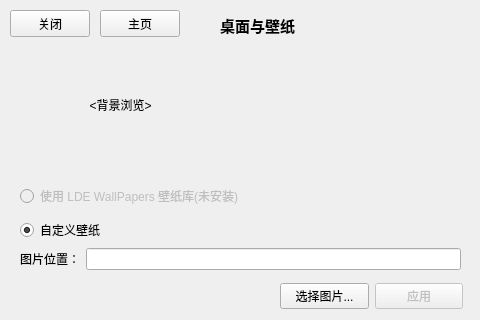
<?xml version="1.0" encoding="UTF-8"?>
<ui version="4.0">
 <class>Descc</class>
 <widget class="QWidget" name="Descc">
  <property name="geometry">
   <rect>
    <x>0</x>
    <y>0</y>
    <width>480</width>
    <height>320</height>
   </rect>
  </property>
  <property name="windowTitle">
   <string>Form</string>
  </property>
  <widget class="QPushButton" name="pushButton_2">
   <property name="geometry">
    <rect>
     <x>100</x>
     <y>10</y>
     <width>80</width>
     <height>27</height>
    </rect>
   </property>
   <property name="text">
    <string>主页</string>
   </property>
  </widget>
  <widget class="QLabel" name="label">
   <property name="geometry">
    <rect>
     <x>220</x>
     <y>10</y>
     <width>131</width>
     <height>31</height>
    </rect>
   </property>
   <property name="font">
    <font>
     <pointsize>11</pointsize>
     <weight>75</weight>
     <bold>true</bold>
    </font>
   </property>
   <property name="text">
    <string>桌面与壁纸</string>
   </property>
  </widget>
  <widget class="QPushButton" name="pushButton">
   <property name="geometry">
    <rect>
     <x>10</x>
     <y>10</y>
     <width>80</width>
     <height>27</height>
    </rect>
   </property>
   <property name="text">
    <string>关闭</string>
   </property>
  </widget>
  <widget class="QLabel" name="label_4">
   <property name="geometry">
    <rect>
     <x>20</x>
     <y>40</y>
     <width>201</width>
     <height>131</height>
    </rect>
   </property>
   <property name="text">
    <string>&lt;html&gt;&lt;head/&gt;&lt;body&gt;&lt;p align=&quot;center&quot;&gt;&amp;lt;背景浏览&amp;gt;&lt;/p&gt;&lt;/body&gt;&lt;/html&gt;</string>
   </property>
   <property name="scaledContents">
    <bool>true</bool>
   </property>
  </widget>
  <widget class="QWidget" name="layoutWidget1">
   <property name="geometry">
    <rect>
     <x>20</x>
     <y>180</y>
     <width>441</width>
     <height>95</height>
    </rect>
   </property>
   <layout class="QVBoxLayout" name="verticalLayout_2">
    <item>
     <widget class="QRadioButton" name="radioButton">
      <property name="enabled">
       <bool>false</bool>
      </property>
      <property name="text">
       <string>使用 LDE WallPapers 壁纸库(未安装)</string>
      </property>
     </widget>
    </item>
    <item>
     <layout class="QVBoxLayout" name="verticalLayout">
      <item>
       <widget class="QRadioButton" name="radioButton_2">
        <property name="text">
         <string>自定义壁纸</string>
        </property>
        <property name="checked">
         <bool>true</bool>
        </property>
       </widget>
      </item>
      <item>
       <layout class="QHBoxLayout" name="horizontalLayout">
        <item>
         <widget class="QLabel" name="label_3">
          <property name="text">
           <string>图片位置：</string>
          </property>
         </widget>
        </item>
        <item>
         <widget class="QLineEdit" name="lineEdit"/>
        </item>
       </layout>
      </item>
     </layout>
    </item>
   </layout>
  </widget>
  <widget class="QWidget" name="layoutWidget">
   <property name="geometry">
    <rect>
     <x>280</x>
     <y>280</y>
     <width>183</width>
     <height>32</height>
    </rect>
   </property>
   <layout class="QHBoxLayout" name="horizontalLayout_2">
    <item>
     <widget class="QPushButton" name="pushButton_3">
      <property name="text">
       <string>选择图片...</string>
      </property>
     </widget>
    </item>
    <item>
     <widget class="QPushButton" name="pushButton_4">
      <property name="enabled">
       <bool>false</bool>
      </property>
      <property name="text">
       <string>应用</string>
      </property>
     </widget>
    </item>
   </layout>
  </widget>
 </widget>
 <resources/>
 <connections/>
</ui>
